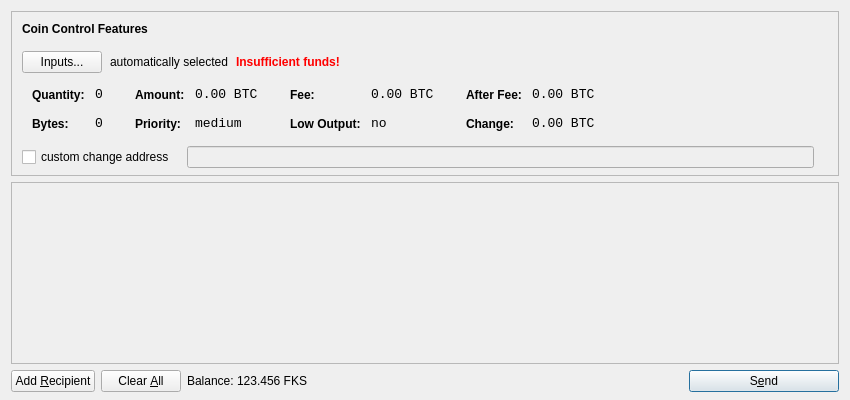
<?xml version="1.0" encoding="UTF-8"?>
<ui version="4.0">
 <class>SendCoinsDialog</class>
 <widget class="QDialog" name="SendCoinsDialog">
  <property name="geometry">
   <rect>
    <x>0</x>
    <y>0</y>
    <width>850</width>
    <height>400</height>
   </rect>
  </property>
  <property name="windowTitle">
   <string>Send Coins</string>
  </property>
  <layout class="QVBoxLayout" name="verticalLayout" stretch="0,1,0">
   <property name="bottomMargin">
    <number>8</number>
   </property>
   <item>
    <widget class="QFrame" name="frameCoinControl">
     <property name="sizePolicy">
      <sizepolicy hsizetype="Expanding" vsizetype="Expanding">
       <horstretch>0</horstretch>
       <verstretch>0</verstretch>
      </sizepolicy>
     </property>
     <property name="maximumSize">
      <size>
       <width>16777215</width>
       <height>16777215</height>
      </size>
     </property>
     <property name="frameShape">
      <enum>QFrame::StyledPanel</enum>
     </property>
     <property name="frameShadow">
      <enum>QFrame::Sunken</enum>
     </property>
     <layout class="QVBoxLayout" name="verticalLayoutCoinControl2">
      <property name="spacing">
       <number>-1</number>
      </property>
      <property name="leftMargin">
       <number>0</number>
      </property>
      <property name="topMargin">
       <number>0</number>
      </property>
      <property name="rightMargin">
       <number>0</number>
      </property>
      <property name="bottomMargin">
       <number>6</number>
      </property>
      <item>
       <layout class="QVBoxLayout" name="verticalLayoutCoinControl" stretch="0,0,0,0,1">
        <property name="spacing">
         <number>0</number>
        </property>
        <property name="leftMargin">
         <number>10</number>
        </property>
        <property name="topMargin">
         <number>10</number>
        </property>
        <item>
         <layout class="QHBoxLayout" name="horizontalLayoutCoinControl1">
          <property name="bottomMargin">
           <number>15</number>
          </property>
          <item>
           <widget class="QLabel" name="labelCoinControlFeatures">
            <property name="sizePolicy">
             <sizepolicy hsizetype="Preferred" vsizetype="Maximum">
              <horstretch>0</horstretch>
              <verstretch>0</verstretch>
             </sizepolicy>
            </property>
            <property name="font">
             <font>
              <weight>75</weight>
              <bold>true</bold>
             </font>
            </property>
            <property name="styleSheet">
             <string notr="true">font-weight:bold;</string>
            </property>
            <property name="text">
             <string>Coin Control Features</string>
            </property>
           </widget>
          </item>
         </layout>
        </item>
        <item>
         <layout class="QHBoxLayout" name="horizontalLayoutCoinControl2" stretch="0,0,0,0">
          <property name="spacing">
           <number>8</number>
          </property>
          <property name="bottomMargin">
           <number>10</number>
          </property>
          <item>
           <widget class="QPushButton" name="pushButtonCoinControl">
            <property name="styleSheet">
             <string notr="true"/>
            </property>
            <property name="text">
             <string>Inputs...</string>
            </property>
           </widget>
          </item>
          <item>
           <widget class="QLabel" name="labelCoinControlAutomaticallySelected">
            <property name="text">
             <string>automatically selected</string>
            </property>
            <property name="margin">
             <number>5</number>
            </property>
           </widget>
          </item>
          <item>
           <widget class="QLabel" name="labelCoinControlInsuffFunds">
            <property name="font">
             <font>
              <weight>75</weight>
              <bold>true</bold>
             </font>
            </property>
            <property name="styleSheet">
             <string notr="true">color:red;font-weight:bold;</string>
            </property>
            <property name="text">
             <string>Insufficient funds!</string>
            </property>
            <property name="margin">
             <number>5</number>
            </property>
           </widget>
          </item>
          <item>
           <spacer name="horizontalSpacerCoinControl">
            <property name="orientation">
             <enum>Qt::Horizontal</enum>
            </property>
            <property name="sizeHint" stdset="0">
             <size>
              <width>40</width>
              <height>1</height>
             </size>
            </property>
           </spacer>
          </item>
         </layout>
        </item>
        <item>
         <widget class="QWidget" name="widgetCoinControl" native="true">
          <property name="sizePolicy">
           <sizepolicy hsizetype="Preferred" vsizetype="Preferred">
            <horstretch>0</horstretch>
            <verstretch>0</verstretch>
           </sizepolicy>
          </property>
          <property name="minimumSize">
           <size>
            <width>0</width>
            <height>0</height>
           </size>
          </property>
          <property name="styleSheet">
           <string notr="true"/>
          </property>
          <layout class="QHBoxLayout" name="horizontalLayoutCoinControl5">
           <property name="margin">
            <number>0</number>
           </property>
           <item>
            <layout class="QHBoxLayout" name="horizontalLayoutCoinControl3" stretch="0,0,0,1">
             <property name="spacing">
              <number>20</number>
             </property>
             <property name="topMargin">
              <number>0</number>
             </property>
             <property name="bottomMargin">
              <number>10</number>
             </property>
             <item>
              <layout class="QFormLayout" name="formLayoutCoinControl1">
               <property name="horizontalSpacing">
                <number>10</number>
               </property>
               <property name="verticalSpacing">
                <number>14</number>
               </property>
               <property name="leftMargin">
                <number>10</number>
               </property>
               <property name="topMargin">
                <number>4</number>
               </property>
               <property name="rightMargin">
                <number>6</number>
               </property>
               <item row="0" column="0">
                <widget class="QLabel" name="labelCoinControlQuantityText">
                 <property name="styleSheet">
                  <string notr="true">font-weight:bold;</string>
                 </property>
                 <property name="text">
                  <string>Quantity:</string>
                 </property>
                 <property name="margin">
                  <number>0</number>
                 </property>
                </widget>
               </item>
               <item row="0" column="1">
                <widget class="QLabel" name="labelCoinControlQuantity">
                 <property name="font">
                  <font>
                   <family>Monospace</family>
                   <pointsize>10</pointsize>
                  </font>
                 </property>
                 <property name="cursor">
                  <cursorShape>IBeamCursor</cursorShape>
                 </property>
                 <property name="contextMenuPolicy">
                  <enum>Qt::ActionsContextMenu</enum>
                 </property>
                 <property name="text">
                  <string notr="true">0</string>
                 </property>
                 <property name="margin">
                  <number>0</number>
                 </property>
                 <property name="textInteractionFlags">
                  <set>Qt::LinksAccessibleByMouse|Qt::TextSelectableByKeyboard|Qt::TextSelectableByMouse</set>
                 </property>
                </widget>
               </item>
               <item row="1" column="0">
                <widget class="QLabel" name="labelCoinControlBytesText">
                 <property name="styleSheet">
                  <string notr="true">font-weight:bold;</string>
                 </property>
                 <property name="text">
                  <string>Bytes:</string>
                 </property>
                </widget>
               </item>
               <item row="1" column="1">
                <widget class="QLabel" name="labelCoinControlBytes">
                 <property name="font">
                  <font>
                   <family>Monospace</family>
                   <pointsize>10</pointsize>
                  </font>
                 </property>
                 <property name="cursor">
                  <cursorShape>IBeamCursor</cursorShape>
                 </property>
                 <property name="contextMenuPolicy">
                  <enum>Qt::ActionsContextMenu</enum>
                 </property>
                 <property name="text">
                  <string notr="true">0</string>
                 </property>
                 <property name="textInteractionFlags">
                  <set>Qt::LinksAccessibleByMouse|Qt::TextSelectableByKeyboard|Qt::TextSelectableByMouse</set>
                 </property>
                </widget>
               </item>
              </layout>
             </item>
             <item>
              <layout class="QFormLayout" name="formLayoutCoinControl2">
               <property name="horizontalSpacing">
                <number>10</number>
               </property>
               <property name="verticalSpacing">
                <number>14</number>
               </property>
               <property name="leftMargin">
                <number>6</number>
               </property>
               <property name="topMargin">
                <number>4</number>
               </property>
               <property name="rightMargin">
                <number>6</number>
               </property>
               <item row="0" column="0">
                <widget class="QLabel" name="labelCoinControlAmountText">
                 <property name="styleSheet">
                  <string notr="true">font-weight:bold;</string>
                 </property>
                 <property name="text">
                  <string>Amount:</string>
                 </property>
                 <property name="margin">
                  <number>0</number>
                 </property>
                </widget>
               </item>
               <item row="0" column="1">
                <widget class="QLabel" name="labelCoinControlAmount">
                 <property name="font">
                  <font>
                   <family>Monospace</family>
                   <pointsize>10</pointsize>
                  </font>
                 </property>
                 <property name="cursor">
                  <cursorShape>IBeamCursor</cursorShape>
                 </property>
                 <property name="contextMenuPolicy">
                  <enum>Qt::ActionsContextMenu</enum>
                 </property>
                 <property name="text">
                  <string notr="true">0.00 BTC</string>
                 </property>
                 <property name="textInteractionFlags">
                  <set>Qt::LinksAccessibleByMouse|Qt::TextSelectableByKeyboard|Qt::TextSelectableByMouse</set>
                 </property>
                </widget>
               </item>
               <item row="1" column="0">
                <widget class="QLabel" name="labelCoinControlPriorityText">
                 <property name="styleSheet">
                  <string notr="true">font-weight:bold;</string>
                 </property>
                 <property name="text">
                  <string>Priority:</string>
                 </property>
                </widget>
               </item>
               <item row="1" column="1">
                <widget class="QLabel" name="labelCoinControlPriority">
                 <property name="font">
                  <font>
                   <family>Monospace</family>
                   <pointsize>10</pointsize>
                  </font>
                 </property>
                 <property name="cursor">
                  <cursorShape>IBeamCursor</cursorShape>
                 </property>
                 <property name="contextMenuPolicy">
                  <enum>Qt::ActionsContextMenu</enum>
                 </property>
                 <property name="text">
                  <string>medium</string>
                 </property>
                 <property name="textInteractionFlags">
                  <set>Qt::LinksAccessibleByMouse|Qt::TextSelectableByKeyboard|Qt::TextSelectableByMouse</set>
                 </property>
                </widget>
               </item>
              </layout>
             </item>
             <item>
              <layout class="QFormLayout" name="formLayoutCoinControl3">
               <property name="horizontalSpacing">
                <number>10</number>
               </property>
               <property name="verticalSpacing">
                <number>14</number>
               </property>
               <property name="leftMargin">
                <number>6</number>
               </property>
               <property name="topMargin">
                <number>4</number>
               </property>
               <property name="rightMargin">
                <number>6</number>
               </property>
               <item row="0" column="0">
                <widget class="QLabel" name="labelCoinControlFeeText">
                 <property name="styleSheet">
                  <string notr="true">font-weight:bold;</string>
                 </property>
                 <property name="text">
                  <string>Fee:</string>
                 </property>
                 <property name="margin">
                  <number>0</number>
                 </property>
                </widget>
               </item>
               <item row="0" column="1">
                <widget class="QLabel" name="labelCoinControlFee">
                 <property name="font">
                  <font>
                   <family>Monospace</family>
                   <pointsize>10</pointsize>
                  </font>
                 </property>
                 <property name="cursor">
                  <cursorShape>IBeamCursor</cursorShape>
                 </property>
                 <property name="contextMenuPolicy">
                  <enum>Qt::ActionsContextMenu</enum>
                 </property>
                 <property name="text">
                  <string notr="true">0.00 BTC</string>
                 </property>
                 <property name="textInteractionFlags">
                  <set>Qt::LinksAccessibleByMouse|Qt::TextSelectableByKeyboard|Qt::TextSelectableByMouse</set>
                 </property>
                </widget>
               </item>
               <item row="1" column="0">
                <widget class="QLabel" name="labelCoinControlLowOutputText">
                 <property name="styleSheet">
                  <string notr="true">font-weight:bold;</string>
                 </property>
                 <property name="text">
                  <string>Low Output:</string>
                 </property>
                </widget>
               </item>
               <item row="1" column="1">
                <widget class="QLabel" name="labelCoinControlLowOutput">
                 <property name="font">
                  <font>
                   <family>Monospace</family>
                   <pointsize>10</pointsize>
                  </font>
                 </property>
                 <property name="cursor">
                  <cursorShape>IBeamCursor</cursorShape>
                 </property>
                 <property name="contextMenuPolicy">
                  <enum>Qt::ActionsContextMenu</enum>
                 </property>
                 <property name="text">
                  <string>no</string>
                 </property>
                 <property name="textInteractionFlags">
                  <set>Qt::LinksAccessibleByMouse|Qt::TextSelectableByKeyboard|Qt::TextSelectableByMouse</set>
                 </property>
                </widget>
               </item>
              </layout>
             </item>
             <item>
              <layout class="QFormLayout" name="formLayoutCoinControl4">
               <property name="horizontalSpacing">
                <number>10</number>
               </property>
               <property name="verticalSpacing">
                <number>14</number>
               </property>
               <property name="leftMargin">
                <number>6</number>
               </property>
               <property name="topMargin">
                <number>4</number>
               </property>
               <property name="rightMargin">
                <number>6</number>
               </property>
               <item row="0" column="0">
                <widget class="QLabel" name="labelCoinControlAfterFeeText">
                 <property name="styleSheet">
                  <string notr="true">font-weight:bold;</string>
                 </property>
                 <property name="text">
                  <string>After Fee:</string>
                 </property>
                 <property name="margin">
                  <number>0</number>
                 </property>
                </widget>
               </item>
               <item row="0" column="1">
                <widget class="QLabel" name="labelCoinControlAfterFee">
                 <property name="font">
                  <font>
                   <family>Monospace</family>
                   <pointsize>10</pointsize>
                  </font>
                 </property>
                 <property name="cursor">
                  <cursorShape>IBeamCursor</cursorShape>
                 </property>
                 <property name="contextMenuPolicy">
                  <enum>Qt::ActionsContextMenu</enum>
                 </property>
                 <property name="text">
                  <string notr="true">0.00 BTC</string>
                 </property>
                 <property name="textInteractionFlags">
                  <set>Qt::LinksAccessibleByMouse|Qt::TextSelectableByKeyboard|Qt::TextSelectableByMouse</set>
                 </property>
                </widget>
               </item>
               <item row="1" column="0">
                <widget class="QLabel" name="labelCoinControlChangeText">
                 <property name="styleSheet">
                  <string notr="true">font-weight:bold;</string>
                 </property>
                 <property name="text">
                  <string>Change:</string>
                 </property>
                </widget>
               </item>
               <item row="1" column="1">
                <widget class="QLabel" name="labelCoinControlChange">
                 <property name="font">
                  <font>
                   <family>Monospace</family>
                   <pointsize>10</pointsize>
                  </font>
                 </property>
                 <property name="cursor">
                  <cursorShape>IBeamCursor</cursorShape>
                 </property>
                 <property name="contextMenuPolicy">
                  <enum>Qt::ActionsContextMenu</enum>
                 </property>
                 <property name="text">
                  <string notr="true">0.00 BTC</string>
                 </property>
                 <property name="textInteractionFlags">
                  <set>Qt::LinksAccessibleByMouse|Qt::TextSelectableByKeyboard|Qt::TextSelectableByMouse</set>
                 </property>
                </widget>
               </item>
              </layout>
             </item>
            </layout>
           </item>
          </layout>
         </widget>
        </item>
        <item>
         <layout class="QHBoxLayout" name="horizontalLayoutCoinControl4" stretch="0,0,0">
          <property name="spacing">
           <number>12</number>
          </property>
          <property name="sizeConstraint">
           <enum>QLayout::SetDefaultConstraint</enum>
          </property>
          <property name="topMargin">
           <number>5</number>
          </property>
          <property name="rightMargin">
           <number>5</number>
          </property>
          <item>
           <widget class="QCheckBox" name="checkBoxCoinControlChange">
            <property name="text">
             <string>custom change address</string>
            </property>
           </widget>
          </item>
          <item>
           <widget class="QLineEdit" name="lineEditCoinControlChange">
            <property name="enabled">
             <bool>false</bool>
            </property>
            <property name="sizePolicy">
             <sizepolicy hsizetype="Expanding" vsizetype="Fixed">
              <horstretch>0</horstretch>
              <verstretch>0</verstretch>
             </sizepolicy>
            </property>
           </widget>
          </item>
          <item>
           <widget class="QLabel" name="labelCoinControlChangeLabel">
            <property name="sizePolicy">
             <sizepolicy hsizetype="Preferred" vsizetype="Expanding">
              <horstretch>0</horstretch>
              <verstretch>0</verstretch>
             </sizepolicy>
            </property>
            <property name="minimumSize">
             <size>
              <width>0</width>
              <height>0</height>
             </size>
            </property>
            <property name="text">
             <string/>
            </property>
            <property name="margin">
             <number>3</number>
            </property>
           </widget>
          </item>
         </layout>
        </item>
        <item>
         <spacer name="verticalSpacerCoinControl">
          <property name="orientation">
           <enum>Qt::Vertical</enum>
          </property>
          <property name="sizeHint" stdset="0">
           <size>
            <width>800</width>
            <height>1</height>
           </size>
          </property>
         </spacer>
        </item>
       </layout>
      </item>
     </layout>
    </widget>
   </item>
   <item>
    <widget class="QScrollArea" name="scrollArea">
     <property name="widgetResizable">
      <bool>true</bool>
     </property>
     <widget class="QWidget" name="scrollAreaWidgetContents">
      <property name="geometry">
       <rect>
        <x>0</x>
        <y>0</y>
        <width>830</width>
        <height>165</height>
       </rect>
      </property>
      <layout class="QVBoxLayout" name="verticalLayout_2">
       <property name="margin">
        <number>0</number>
       </property>
       <item>
        <layout class="QVBoxLayout" name="entries">
         <property name="spacing">
          <number>6</number>
         </property>
        </layout>
       </item>
       <item>
        <spacer name="verticalSpacer">
         <property name="orientation">
          <enum>Qt::Vertical</enum>
         </property>
         <property name="sizeHint" stdset="0">
          <size>
           <width>20</width>
           <height>40</height>
          </size>
         </property>
        </spacer>
       </item>
      </layout>
     </widget>
    </widget>
   </item>
   <item>
    <layout class="QHBoxLayout" name="horizontalLayout">
     <item>
      <widget class="QPushButton" name="addButton">
       <property name="toolTip">
        <string>Send to multiple recipients at once</string>
       </property>
       <property name="text">
        <string>Add &amp;Recipient</string>
       </property>
       <property name="icon">
        <iconset resource="../bitcoin.qrc">
         <normaloff>:/icons/add</normaloff>:/icons/add</iconset>
       </property>
       <property name="autoDefault">
        <bool>false</bool>
       </property>
      </widget>
     </item>
     <item>
      <widget class="QPushButton" name="clearButton">
       <property name="sizePolicy">
        <sizepolicy hsizetype="Minimum" vsizetype="Fixed">
         <horstretch>0</horstretch>
         <verstretch>0</verstretch>
        </sizepolicy>
       </property>
       <property name="toolTip">
        <string>Remove all transaction fields</string>
       </property>
       <property name="text">
        <string>Clear &amp;All</string>
       </property>
       <property name="icon">
        <iconset resource="../bitcoin.qrc">
         <normaloff>:/icons/remove</normaloff>:/icons/remove</iconset>
       </property>
       <property name="autoRepeatDelay">
        <number>300</number>
       </property>
       <property name="autoDefault">
        <bool>false</bool>
       </property>
      </widget>
     </item>
     <item>
      <layout class="QHBoxLayout" name="horizontalLayout_2">
       <property name="spacing">
        <number>3</number>
       </property>
       <item>
        <widget class="QLabel" name="label">
         <property name="text">
          <string>Balance:</string>
         </property>
        </widget>
       </item>
       <item>
        <widget class="QLabel" name="labelBalance">
         <property name="cursor">
          <cursorShape>IBeamCursor</cursorShape>
         </property>
         <property name="text">
          <string>123.456 FKS</string>
         </property>
         <property name="textInteractionFlags">
          <set>Qt::LinksAccessibleByMouse|Qt::TextSelectableByKeyboard|Qt::TextSelectableByMouse</set>
         </property>
        </widget>
       </item>
      </layout>
     </item>
     <item>
      <spacer name="horizontalSpacer">
       <property name="orientation">
        <enum>Qt::Horizontal</enum>
       </property>
       <property name="sizeHint" stdset="0">
        <size>
         <width>40</width>
         <height>20</height>
        </size>
       </property>
      </spacer>
     </item>
     <item>
      <widget class="QPushButton" name="sendButton">
       <property name="minimumSize">
        <size>
         <width>150</width>
         <height>0</height>
        </size>
       </property>
       <property name="toolTip">
        <string>Confirm the send action</string>
       </property>
       <property name="text">
        <string>S&amp;end</string>
       </property>
       <property name="icon">
        <iconset resource="../bitcoin.qrc">
         <normaloff>:/icons/send</normaloff>:/icons/send</iconset>
       </property>
       <property name="default">
        <bool>true</bool>
       </property>
      </widget>
     </item>
    </layout>
   </item>
  </layout>
 </widget>
 <resources>
  <include location="../bitcoin.qrc"/>
 </resources>
 <connections/>
</ui>
